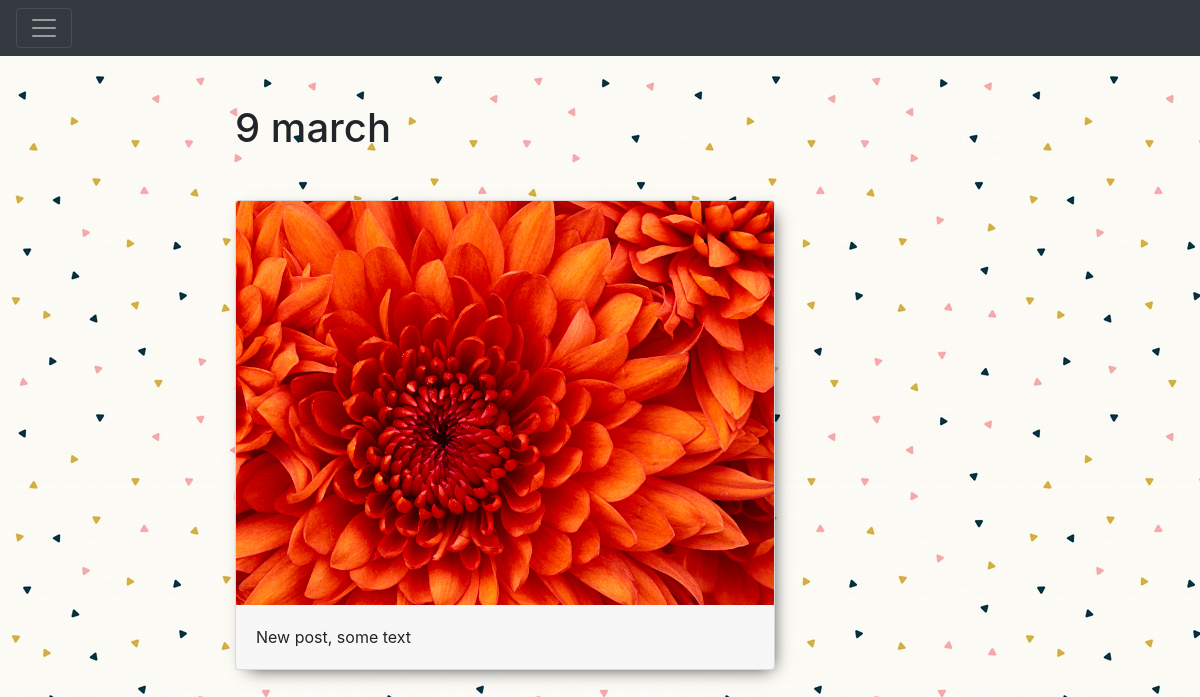
The app's page /blog/post/9-march-1552119347/ with its own data.
### blog/models.py (models this page shows, shortened)
class Post(models.Model):
    title = models.CharField(max_length=150, db_index=True)
    slug = models.SlugField(max_length=150, unique=True,blank=True)
    body = models.TextField(blank=True, db_index=True)
    date_pub = models.DateTimeField(auto_now_add=True)
    tags = models.ManyToManyField('Tag', blank=True, related_name='posts')
    img = models.ImageField(upload_to='images/', null=True, blank=True)

### blog/views.py (the view)
# urls.py: path('post/<str:slug>/', PostDetail.as_view(), name='post_detail_url' ),
class PostDetail(ObjectDetailMixin, View):
    model = Post
    template = 'blog/post_detail.html'

### blog/utils.py (called while the page is built)
    def get(self, request, slug):
        obj = get_object_or_404(self.model, slug__iexact=slug)
        return render(request, self.template, context={self.model.__name__.lower():obj, 'admin_object':obj, 'detail': True})

### blog/templates/blog/post_detail.html (shortened to what this page needs)
{% extends 'blog/base_blog.html' %}
{% block content %}
    <h1 class="mb-5">
    {{post.title}}
  </h1>
<div class="card">
  {% if post.img %}
    <img class="card-img-top" src="{{ post.img.url  }}" width="400" >
  {%endif%}
  <div class="card-body">
    <p class="card-text"> {{post.body}}</p>
  </div>
</div>
{% endblock %}

### static/css/styles.css (style rules this page uses)
body { background-color: #000000; background-image: url('/media/images/1.png'); background-repeat: repeat; }
.card { background-color: #f7f7f7; -webkit-box-shadow: 5px 6px 17px -8px rgba(0,0,0,0.85); -moz-box-shadow: 5px 6px 17px -8px rgba(0,0,0,0.85); box-shadow: 5px 6px 17px -8px rgba(0,0,0,0.85); }

### templates/base.html (style rules this page uses)
body { background-image: url('/media/images/pattern.png'); background-repeat: repeat; }

### records on screen
Post: title "9 march", img (picture), body "New post, some text"
